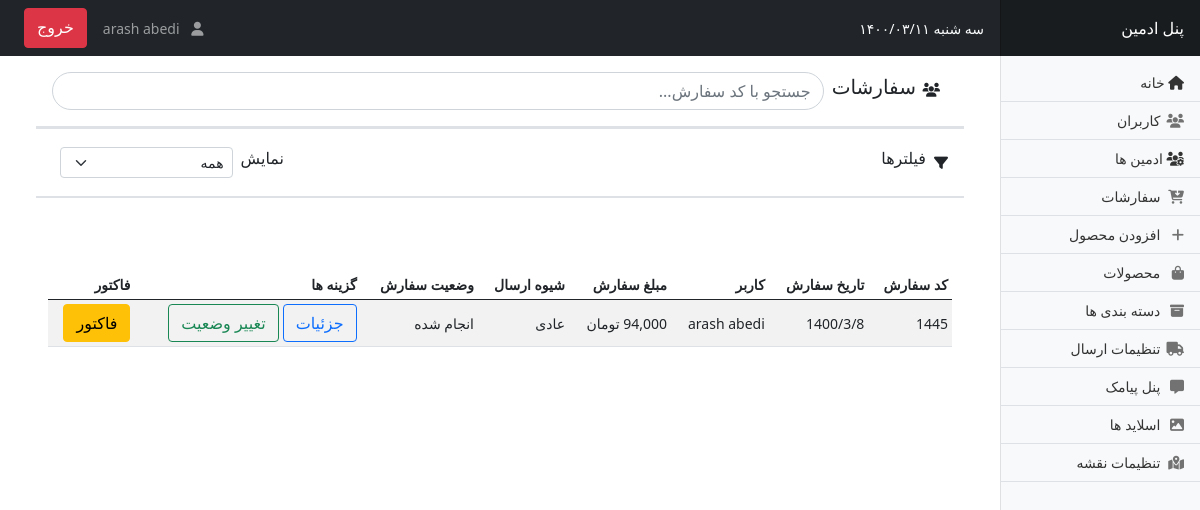
The page /admin/orders.php (signed in) on the database as committed earlier.
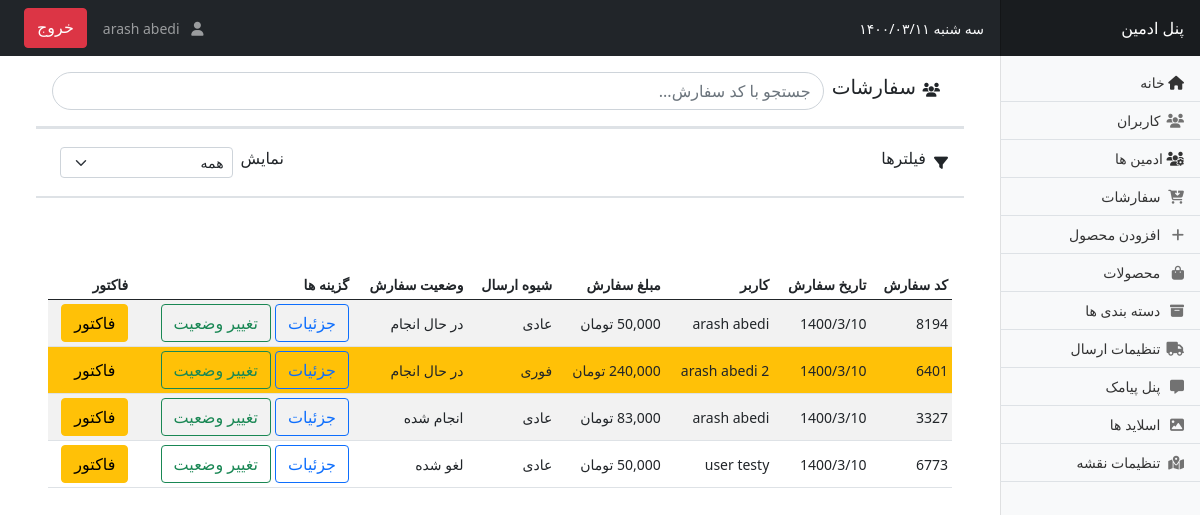
The same page on the database as committed later.
### tables this page shows
CREATE TABLE `orders` (
  `id` int NOT NULL,
  `code` int NOT NULL,
  `customer_id` int NOT NULL,
  `customer_role` enum('admin','user') NOT NULL DEFAULT 'user',
  `payment_method_id` int NOT NULL,
  `shipping_id` int NOT NULL,
  `sum_price` double NOT NULL,
  `postal_price` double NOT NULL,
  `status` enum('doing','done','canceled') NOT NULL,
  `address_id` int NOT NULL,
  `created_at` timestamp NOT NULL DEFAULT CURRENT_TIMESTAMP,
  `updated_at` timestamp NOT NULL DEFAULT CURRENT_TIMESTAMP
);

CREATE TABLE `users` (
  `id` int NOT NULL,
  `FName` varchar(100) DEFAULT NULL,
  `LName` varchar(150) DEFAULT NULL,
  `phone` varchar(30) NOT NULL,
  `password` varchar(250) DEFAULT NULL,
  `email` varchar(100) DEFAULT NULL,
  `is_varified` enum('none','done') NOT NULL,
  `register_code` varchar(100) DEFAULT NULL,
  `created_at` timestamp NOT NULL DEFAULT CURRENT_TIMESTAMP,
  `updated_at` timestamp NOT NULL DEFAULT CURRENT_TIMESTAMP
);

### inc/classes/DbClass.php (called while the page is built, shortened)
<?php
class Db {
    private static $server=DB_SERVER;
    private static $username=DB_USERNAME;
    private static $password=DB_PASSWORD;
    private static $dbName=DB_NAME;
    public static function connect(){
        try {
            $conn = new PDO("mysql:host=".self::$server.";dbname=".self::$dbName.";charset=utf8mb4", self::$username, self::$password);
            $conn->setAttribute(PDO::ATTR_ERRMODE, PDO::ERRMODE_EXCEPTION);
            return $conn;
        }catch(PDOException $e) {
            file_put_contents('DatabaseExeptions.log',$e);
        }
    }
    public static function select($table,$conditions="1",$fetchType='All' ,$disdinct="*",$limit=0,$orderBy='id',$orderType='ASC',$perPage="",$offset=1){
        if($limit){
            if($perPage!=="" && is_numeric($perPage) && $perPage>0 && $offset>=1){
                $start=($offset-1)*$perPage;
                $len=$perPage;
                $sql="SELECT $disdinct FROM $table WHERE $conditions ORDER BY $orderBy $orderType LIMIT $start,$len";
            }elseif($limit){
                $sql="SELECT $disdinct FROM $table WHERE $conditions ORDER BY $orderBy $orderType LIMIT $limit";
            }
        }else{
            $sql="SELECT $disdinct FROM $table WHERE $conditions ORDER BY $orderBy $orderType";
        }
        if($sql){
            $result=Db::connect()->query($sql);
            if(strtolower($fetchType)=='all'){
                if($res=$result->fetchAll(PDO::FETCH_NAMED)){
                    return $res;
                }else{
                    return false;
                }
            }elseif(strtolower($fetchType)=='single'){
                if($res=$result->fetch(PDO::FETCH_ASSOC)){
                    return $res;
                }else{
                    return false;
                }
            }
        }else{
            return false;
        }
    }
}

### inc/classes/OrderClass.php (called while the page is built, shortened)
<?php
class Order{
    private $id;
    private $code;
    private $status;
    private $shippingId;
    private $sumPrice;
    private $customerId;
    private $createdAt;
    public function __construct($orderId)
    {
        $orderData=$this->getOrderFullInfo($orderId);
    }
    public function setId($id){
        $this->id=$id;
    }
    public function setCode($code){
        $this->code=$code;
    }
    public function setStatus($status){
        $this->status=$status;
    }
    public function setShippingId($shippingId){
        $this->shippingId=$shippingId;
    }
    public function setSumPrice($sumPrice){
        $this->sumPrice=$sumPrice;
    }
    public function setCustomerId($customerId){
        $this->customerId=$customerId;
    }
    public function setCreatedAt($createdAt){
        $this->createdAt=$createdAt;
    }
    public function getId(){
        return $this->id;
    }
    public function getCode(){
        return $this->code;
    }
    public function getStatus(){
        return $this->status;
    }
    public function getShippingId(){
        return $this->shippingId;
    }
    public function getSumPrice(){
        return $this->sumPrice;
    }
    public function getCustomerId(){
        return $this->customerId;
    }
    public function getCreatedAt(){
        return $this->createdAt;
    }
    private function getOrderFullInfo($id){
        return Db::select(ORDERS_TABLE_NAME,"id='$id'","single");
    }
    public static function getOrders($condition=1,$distinct='id',$order='created_at',$orderBy='desc',$limit=false,$perpage="",$offset=1){
        return Db::select(ORDERS_TABLE_NAME,$condition,"all",$distinct,$limit,$order,$orderBy,$perpage,$offset);
    }
}

### http/controller.php (called while the page is built, shortened)
<?php
if(isset($pageUi)){
    if($pageUi=='addCategory'){
        if(isAdmin() || isMaster()){
            if(isset($_GET['rm_cat'])){
                $category=new Category($_GET['rm_cat']);
                $category->delete();
                $category->deleteSubCategories();
            }elseif(isset($_GET['rm_sub'])){
                $subCategory=new SubCategory($_GET['rm_sub']);
                $subCategory->delete();
            }elseif(isset($_POST['addCategory'])){
                $catName=isset($_POST['name']) ? $_POST['name'] : "";
                $catType=isset($_POST['catType']) ? $_POST['catType'] : "";
                if($catType!=""){
                    if($catType=='parent'){
                        Category::create(['name'=>$catName,'creator_id'=>1],$message);
                    }else{
                        SubCategory::create(['name'=>$catName,'creator_id'=>1,'category_id'=>$catType]);
                    }
                }
            }
            $categories=Category::getCategories();
        }
    }
    elseif($pageUi=='index'){
        $mostSelesProducts=Product::getProducts("instock>0","sales","DESC",20);
        $indexCategories=Category::getCategories("show_index='yes'",$message);
        $latestProducts=Product::getProducts("instock>0","id","DESC",10);
    }
    elseif($pageUi=='cart'){
        if(isset($_SESSION['cart']) && $_SESSION['cart']['products']){
            $productsId=$_SESSION['cart']['products'];
        }
    }elseif($pageUi=='orders'){
        $orders=Order::getOrders();
    }
}

### config.php (called while the page is built, shortened)
<?php
function public_html(){
    $countSlashes=substr_count($_SERVER['PHP_SELF'],'/')-1;
    $backStr="";
    while($countSlashes>0){
        $backStr.="../";
        $countSlashes--;
    }
    global $root;
    if(isset($root) && $root==true){
        return HOST_ROOT;
    }else{
        return $backStr;
    }
}
require_once public_html().PROJECT_NAME.'/inc/libs/jdf.php';
include_once(public_html().PROJECT_NAME.'/inc/functions.php');
require_once public_html().PROJECT_NAME.'/inc/classes/DbClass.php';
require_once public_html().PROJECT_NAME.'/inc/classes/UserClass.php';
require_once public_html().PROJECT_NAME.'/inc/classes/SubCategoryClass.php';
require_once public_html().PROJECT_NAME.'/inc/classes/AdminClass.php';
require_once public_html().PROJECT_NAME.'/inc/classes/OrderClass.php';
include_once public_html().PROJECT_NAME.'/http/controller.php';

### inc/libs/jdf.php (called while the page is built, shortened)
<?php
function tr_num($str, $mod = 'en', $mf = '٫') {
  $num_a = array('0', '1', '2', '3', '4', '5', '6', '7', '8', '9', '.');
  $key_a = array('۰', '۱', '۲', '۳', '۴', '۵', '۶', '۷', '۸', '۹', $mf);
  return ($mod == 'fa') ? str_replace($num_a, $key_a, $str) : str_replace($key_a, $num_a, $str);
}
function gregorian_to_jalali($gy, $gm, $gd, $mod = '') {
   list($gy, $gm, $gd) = explode('_', tr_num($gy . '_' . $gm . '_' . $gd));
  $g_d_m = array(0, 31, 59, 90, 120, 151, 181, 212, 243, 273, 304, 334);
  $gy2 = ($gm > 2) ? ($gy + 1) : $gy;
  $days = 355666 + (365 * $gy) + ((int) (($gy2 + 3) / 4)) - ((int) (($gy2 + 99) / 100)) + ((int) (($gy2 + 399) / 400)) + $gd + $g_d_m[$gm - 1];
  $jy = -1595 + (33 * ((int) ($days / 12053)));
  $days %= 12053;
  $jy += 4 * ((int) ($days / 1461));
  $days %= 1461;
  if ($days > 365) {
    $jy += (int) (($days - 1) / 365);
    $days = ($days - 1) % 365;
  }
  if ($days < 186) {
    $jm = 1 + (int) ($days / 31);
    $jd = 1 + ($days % 31);
  } else {
    $jm = 7 + (int) (($days - 186) / 30);
    $jd = 1 + (($days - 186) % 30);
  }
  return ($mod == '') ? array($jy, $jm, $jd) : $jy . $mod . $jm . $mod . $jd;
}

### inc/classes/AdminClass.php (called while the page is built, shortened)
<?php
class Admin{
    private $firstName;
    private $lastName;
    public function __construct($adminId)
    {
        $admin=$this->getAdminfullInfo($adminId);
    }
    public function setFirstName($name){
        $this->firstName=$name;
    }
    public function setlastName($lastName){
        $this->lastName=$lastName;
    }
    public function getFirstName(){
        return $this->firstName;
    }
    public function getLastName(){
        return $this->lastName;
    }
    private function getAdminfullInfo($id){
        return Db::select(ADMIN_TABLE_NAME,"id='$id'","single");
    }
}

### inc/classes/UserClass.php (called while the page is built, shortened)
<?php
class User {
    private $firstName;
    private $lastName;
    public function __construct($userId)
    {
        $user=$this->getUserFullInfo($userId);
    }
    private function getUserFullInfo($userId){
        return Db::select(USER_TABLE_NAME,"id='$userId'","single");
    }
    public function setFirstName($fn){
        $this->firstName=$fn;
    }
    public function setLastName($ln){
        $this->lastName=$ln;
    }
    public function getFirstName(){
        return $this->firstName;
    }
    public function getLastName(){
        return $this->lastName;
    }
}

### admin/orders.php (the view, shortened to what the changed rows need)
<?php
  include_once '../config.php';
  include 'adminheader.php';
?>
  <div class="container-fluid">
  <div class="row">
    <main class="col-md-9 ms-sm-auto col-lg-10 px-md-4">
      <div class="container">
        <div id="tb-orders" class="row g-3 my-3">
                <div class="table-responsive">
                      <table class="table table-striped table-sm text-nowrap align-middle">
                          <thead>
                              <tr>
                              <th>کد سفارش</th>
                              <th>تاریخ سفارش</th>
                              <th>کاربر</th>
                              <th>مبلغ سفارش</th>
                              <th>شیوه ارسال</th>
                              <th>وضعیت سفارش</th>
                              <th>گزینه ها</th>
                              <th>فاکتور</th>
                              </tr>
                          </thead>
                          <tbody class="">
                                <?php if($orders): ?>
                                    <?php foreach($orders as $order):
                                        $orderObj=new Order($order['id']);
                                        if($orderObj->getCustomerRole()=='admin'){
                                          $user=new Admin($orderObj->getCustomerId());
                                        }else{
                                          $user=new User($orderObj->getCustomerId());
                                        }
                                    ?>
                                        <tr id="scroll<?php echo $orderObj->getId(); ?>" class="<?php setWarningForFastOrder($orderObj->getShippingId()); ?>">
                                            <td><?php echo $orderObj->getCode(); ;?></td>
                                            <td><?php $timestampDate=convertTimeStamp($orderObj->getCreatedAt())['date'];
                                                echo timestampToJalaliDate($timestampDate);
                                            ?>
                                            </td>
                                            <td><?php echo $user->getFirstName()." ".$user->getLastName(); ?></td>
                                            <td><?php echo number_format($orderObj->getSumPrice()); ?> تومان</td>
                                            <td><?php echo getShippingStatus($orderObj->getShippingId()); ?></td>
                                            <td><?php echo getOrderStatus($orderObj->getStatus()); ?></td>
                                            <td>
                                                <div class="d-flex flex-row">
                                                <a href="orderdetails.php?id=<?php echo $orderObj->getId(); ?>" class="btn btn-outline-primary">جزئیات</a>
                                                <button type="button" class="btn btn-outline-success ms-1" data-bs-toggle="modal" data-bs-target="#orderstatusmodal<?php echo $orderObj->getId(); ?>">تغییر وضعیت</button>
                                                </div>
                                            </td>
                                            <td>
                                            <a href="orderreceipt.php?id=<?php echo $orderObj->getId(); ?>" class="btn btn-warning">فاکتور</a>
                                            </td>
                                        </tr>
                                    <?php endforeach; ?>
                                <?php endif; ?>
                          </tbody>
                      </table>
          </div>
  </div>
      </div>
    </main>
  </div>
</div>
  </body>
</html>

Rows that differ between the two databases and show on the page:
removed orders: code "1445", created_at "1400/3/8", admins.FName "arash", admins.LName "abedi", sum_price "94,000", shipping "عادی", status "انجام شده"
added orders: code "8194", created_at "1400/3/10", admins.FName "arash", admins.LName "abedi", sum_price "50,000", shipping "عادی", status "در حال انجام"
added orders: code "6401", created_at "1400/3/10", users.FName "2 arash", users.LName "abedi", sum_price "240,000", shipping "فوری", status "در حال انجام"
added orders: code "3327", created_at "1400/3/10", admins.FName "arash", admins.LName "abedi", sum_price "83,000", shipping "عادی", status "انجام شده"
added orders: code "6773", created_at "1400/3/10", users.FName "user", users.LName "testy", sum_price "50,000", shipping "عادی", status "لغو شده"
